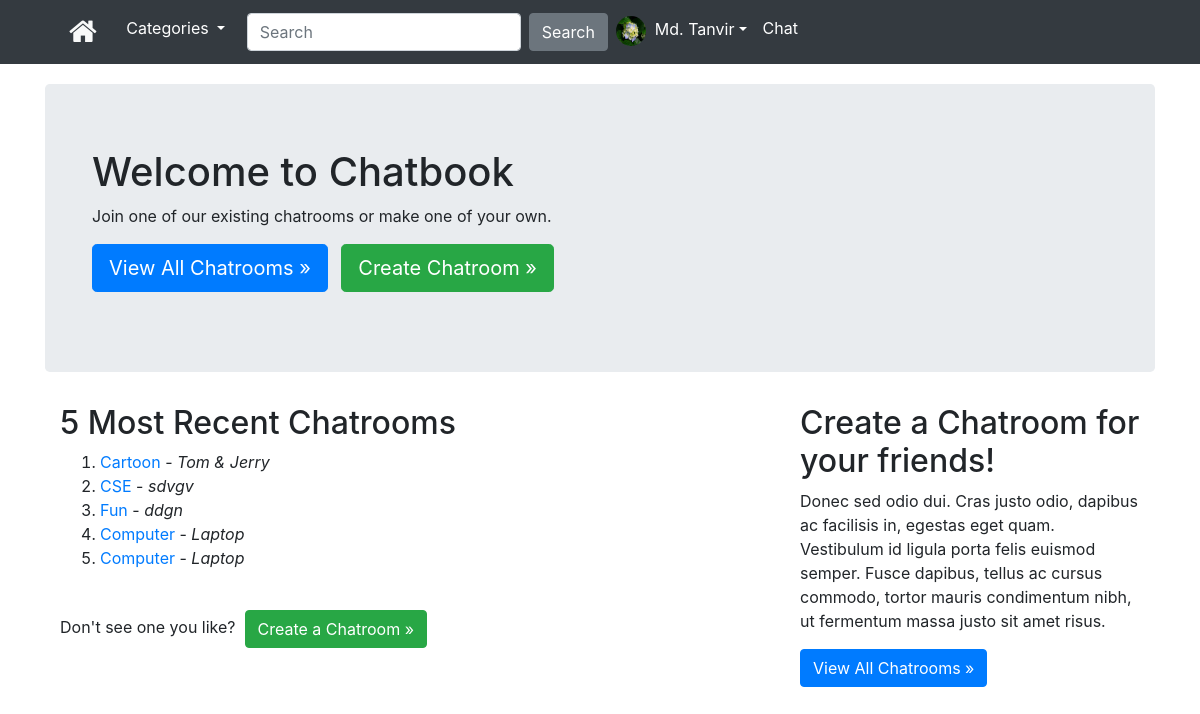
Before: /chat/ (signed in) with the older database file.
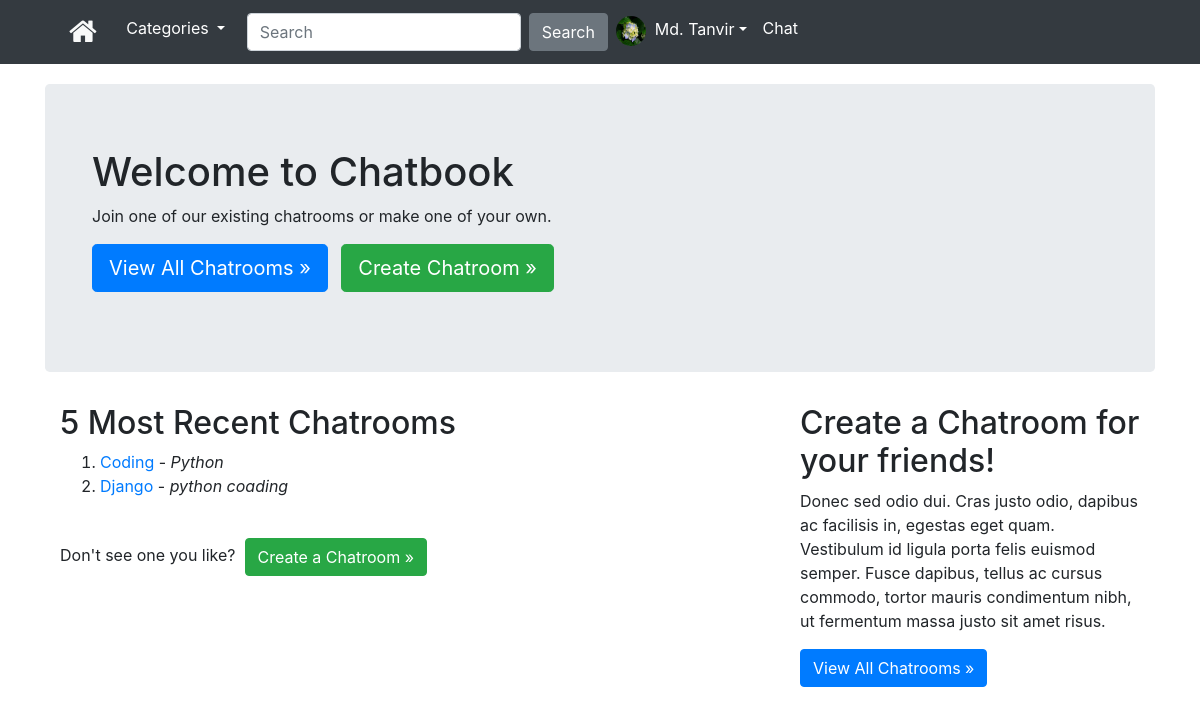
After: the same page with the newer database file.
### chat/models.py (models this page shows, shortened)
class Chatroom(models.Model):
    name = models.CharField(max_length=50, unique=True, blank=False)
    info = models.CharField(max_length=300, blank=False)
    slug = AutoSlugField(populate_from='name')
    created = models.DateTimeField(auto_now_add=True)
    created_by = models.ForeignKey(User, related_name='chatroom_creator',
                                   on_delete=models.CASCADE, blank=False)

### chat/views.py (the view)
# urls.py: path('', views.Home.as_view(), name='home'),
class Home(LoginRequiredMixin, ListView):
    context_object_name = 'chatroom'
    model = Chatroom
    template_name = 'chat/home.html'
    def get_queryset(self):
        filters = {}
        return Chatroom.objects.order_by('-created').filter(**filters)[:5]
    def get_context_data(self, **kwargs):
        context = super(Home, self).get_context_data(**kwargs)
        context['recent_chatrooms'] = self.get_queryset()
        return context

### App_Content/context_processors.py (called while the page is built)
def extras(request):
    cat_menu_list = Category.objects.all()
    return {'cat_menu_list': cat_menu_list}

### App_Content/models.py (called while the page is built)
    def __str__(self):
        return self.title

### templates/chat/home.html (shortened to what this page needs)
{% extends "base.html" %}
{% block body_block %}
<div class="jumbotron">
  <div class="container">
    <h1>Welcome to Chatbook</h1>
    <p>Join one of our existing chatrooms or make one of your own.</p>
    <p>
      <a class="btn btn-primary btn-lg" href="{% url 'chat:chatrooms' %}">View All Chatrooms &raquo;</a>&nbsp;&nbsp;
      <a class="btn btn-success btn-lg" href="{% url 'chat:chatroom_create_form' %}">Create Chatroom &raquo;</a>
    </p>
  </div>
</div>
<div class="container">
  <div class="row">
    <div class="col-lg-8">
      <h2>5 Most Recent Chatrooms</h2>
      <ol>
        {% for room in recent_chatrooms %}
        <li><a href="{% url 'chat:chatroom' slug=room.slug %}">{{ room.name }}</a> - <i>{{ room.info }}</i></li>
        {% endfor %}
      </ol>
      <br>
      <p>Don't see one you like?&nbsp;&nbsp;<a class="btn btn-success" href="{% url 'chat:chatroom_create_form' %}">Create a Chatroom &raquo;</a></p>
    </div>
    <div class="col-lg-4">
      <h2>Create a Chatroom for your friends!</h2>
      <p>Donec sed odio dui. Cras justo odio, dapibus ac facilisis in, egestas eget quam. Vestibulum id ligula porta felis euismod semper. Fusce dapibus, tellus ac cursus commodo, tortor mauris condimentum nibh, ut fermentum massa justo sit amet
        risus.</p>
      <p><a class="btn btn-primary" href="{% url 'chat:chatrooms' %}">View All Chatrooms &raquo;</a></p>
    </div>
  </div>
  {% endblock %}

Changed rows visible on the page:
removed Chatroom: name "Cartoon", info "Tom & Jerry"
removed Chatroom: name "CSE", info "sdvgv"
removed Chatroom: name "Fun", info "ddgn"
removed Chatroom: name "Computer", info "Laptop"
removed Chatroom: name "Computer", info "Laptop"
added Chatroom: name "Coding", info "Python"
added Chatroom: name "Django", info "python coading"
